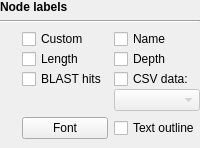
         <widget class="QWidget" name="nodeLabelsWidget" native="true">
          <property name="enabled">
           <bool>true</bool>
          </property>
          <layout class="QVBoxLayout" name="verticalLayout_7">
           <property name="leftMargin">
            <number>0</number>
           </property>
           <property name="topMargin">
            <number>0</number>
           </property>
           <property name="rightMargin">
            <number>0</number>
           </property>
           <property name="bottomMargin">
            <number>0</number>
           </property>
           <item>
            <widget class="QLabel" name="nodeLabelsG">
             <property name="font">
              <font>
               <weight>75</weight>
               <bold>true</bold>
              </font>
             </property>
             <property name="text">
              <string>Node labels</string>
             </property>
            </widget>
           </item>
           <item>
            <widget class="Line" name="line_6">
             <property name="orientation">
              <enum>Qt::Horizontal</enum>
             </property>
            </widget>
           </item>
           <item>
            <widget class="QWidget" name="widget_8" native="true">
             <layout class="QGridLayout" name="gridLayout_7">
              <property name="leftMargin">
               <number>0</number>
              </property>
              <property name="topMargin">
               <number>0</number>
              </property>
              <property name="rightMargin">
               <number>0</number>
              </property>
              <item row="0" column="0">
               <widget class="InfoTextWidget" name="nodeLabelsInfoText" native="true">
                <property name="sizePolicy">
                 <sizepolicy hsizetype="Fixed" vsizetype="Fixed">
                  <horstretch>0</horstretch>
                  <verstretch>0</verstretch>
                 </sizepolicy>
                </property>
                <property name="minimumSize">
                 <size>
                  <width>16</width>
                  <height>16</height>
                 </size>
                </property>
               </widget>
              </item>
              <item row="1" column="0">
               <widget class="InfoTextWidget" name="nodeFontInfoText" native="true">
                <property name="sizePolicy">
                 <sizepolicy hsizetype="Fixed" vsizetype="Fixed">
                  <horstretch>0</horstretch>
                  <verstretch>0</verstretch>
                 </sizepolicy>
                </property>
                <property name="minimumSize">
                 <size>
                  <width>16</width>
                  <height>16</height>
                 </size>
                </property>
               </widget>
              </item>
              <item row="1" column="1">
               <widget class="QPushButton" name="fontButton">
                <property name="focusPolicy">
                 <enum>Qt::StrongFocus</enum>
                </property>
                <property name="text">
                 <string>Font</string>
                </property>
               </widget>
              </item>
              <item row="1" column="2">
               <widget class="QCheckBox" name="textOutlineCheckBox">
                <property name="focusPolicy">
                 <enum>Qt::StrongFocus</enum>
                </property>
                <property name="text">
                 <string>Text outline</string>
                </property>
               </widget>
              </item>
              <item row="0" column="1" colspan="2">
               <widget class="QWidget" name="widget_13" native="true">
                <layout class="QGridLayout" name="gridLayout_3">
                 <property name="leftMargin">
                  <number>0</number>
                 </property>
                 <property name="topMargin">
                  <number>0</number>
                 </property>
                 <property name="rightMargin">
                  <number>0</number>
                 </property>
                 <property name="bottomMargin">
                  <number>0</number>
                 </property>
                 <property name="verticalSpacing">
                  <number>0</number>
                 </property>
                 <item row="0" column="0">
                  <widget class="QCheckBox" name="nodeCustomLabelsCheckBox">
                   <property name="focusPolicy">
                    <enum>Qt::StrongFocus</enum>
                   </property>
                   <property name="text">
                    <string>Custom</string>
                   </property>
                  </widget>
                 </item>
                 <item row="0" column="1">
                  <widget class="QCheckBox" name="nodeNamesCheckBox">
                   <property name="focusPolicy">
                    <enum>Qt::StrongFocus</enum>
                   </property>
                   <property name="text">
                    <string>Name</string>
                   </property>
                  </widget>
                 </item>
                 <item row="1" column="0">
                  <widget class="QCheckBox" name="nodeLengthsCheckBox">
                   <property name="focusPolicy">
                    <enum>Qt::StrongFocus</enum>
                   </property>
                   <property name="text">
                    <string>Length</string>
                   </property>
                  </widget>
                 </item>
                 <item row="1" column="1">
                  <widget class="QCheckBox" name="nodeDepthCheckBox">
                   <property name="focusPolicy">
                    <enum>Qt::StrongFocus</enum>
                   </property>
                   <property name="text">
                    <string>Depth</string>
                   </property>
                  </widget>
                 </item>
                 <item row="3" column="0">
                  <widget class="QCheckBox" name="blastHitsCheckBox">
                   <property name="focusPolicy">
                    <enum>Qt::StrongFocus</enum>
                   </property>
                   <property name="text">
                    <string>BLAST hits</string>
                   </property>
                  </widget>
                 </item>
                 <item row="4" column="1">
                  <widget class="QComboBox" name="csvComboBox">
                   <property name="enabled">
                    <bool>false</bool>
                   </property>
                   <property name="focusPolicy">
                    <enum>Qt::StrongFocus</enum>
                   </property>
                  </widget>
                 </item>
                 <item row="3" column="1">
                  <widget class="QCheckBox" name="csvCheckBox">
                   <property name="focusPolicy">
                    <enum>Qt::StrongFocus</enum>
                   </property>
                   <property name="text">
                    <string>CSV data:</string>
                   </property>
                  </widget>
                 </item>
                </layout>
               </widget>
              </item>
             </layout>
            </widget>
           </item>
          </layout>
         </widget>
